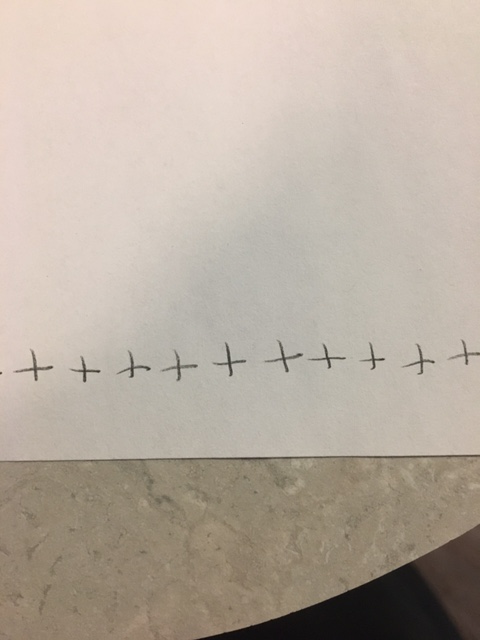
#> input picture EquationSolver/IMG_8134.JPG, 480 x 640 px, given in place of out.png, which was not available
$ python image_preprocessor.py out.png
#> lines starting #> are read from the running program, lines starting #| are printed output that depends on the picture; after the words box and inside, x2 and y2 are one past the last pixel; in counts of white or black regions, pixels touching at a corner belong together; pictures that were not available may be replaced by others from this repository, and a replacement may not be noted
### EquationSolver/utilities.py
import os

import cv2 as cv
import matplotlib.pyplot as plt
import numpy as np
from sklearn.utils import shuffle
from tensorflow import keras


# [89 lines left out: functions generate_neural_network, load_dataset, normalize_pixels, generate_model, not called in this run]


def show(image):
    plt.imshow(image)
    plt.gray()
    plt.show()


# [2 lines that do not run on import are left out]

### EquationSolver/image_preprocessor.py
import sys

from utilities import show

import cv2 as cv
import numpy as np


def image_preprocessor(image_path):
#> called with image_path = 'out.png'
    print("Preprocessing image...")

    image = cv.imread(image_path, 0)
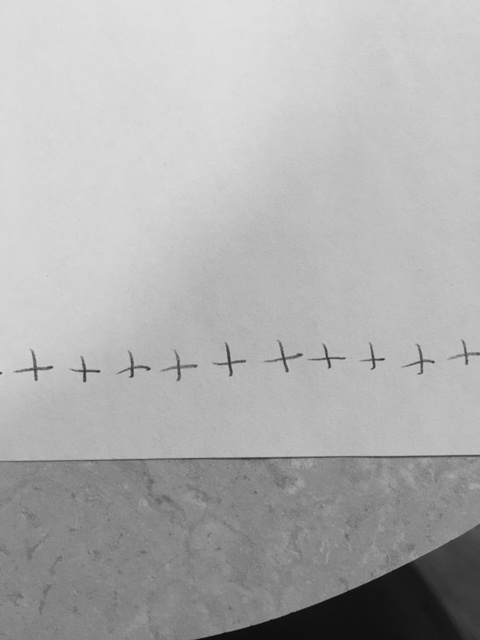
#> image: shape (640, 480); min 9, max 226, mean 174.8
    resized_image = resize_image(image)
    blurred_image = cv.medianBlur(resized_image, 3)

    # Black: 0, White: 255
    median = np.median(blurred_image)
#> median = 187
    maximum = np.max(blurred_image)
#> maximum = 225
    minimum = np.min(blurred_image)
#> minimum = 14

    text_color = "white" if abs(median - maximum) > abs(median - minimum) else "black"
#> text_color = 'black'

    if text_color == "white":
        blurred_image = np.bitwise_not(blurred_image)

    threshold = cv.adaptiveThreshold(blurred_image, 255, cv.ADAPTIVE_THRESH_GAUSSIAN_C, cv.THRESH_BINARY, 51, 30)
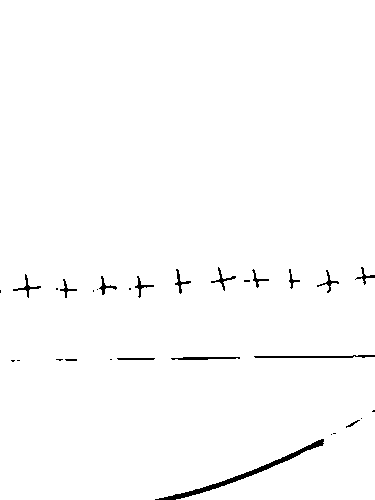
#> threshold: shape (500, 375); 98.8% white; 30 black regions (14 under 20 px), largest, box (x1, y1, x2, y2) and area: (155, 439, 324, 500) 816, (254, 355, 375, 358) 241, (171, 357, 240, 360) 157
    threshold = np.bitwise_not(threshold)

    return threshold


def resize_image(image):
    height, width = image.shape[0], image.shape[1]

    target_height = 500
    scaling_factor = target_height / height

    adjusted_height = int(scaling_factor * height)
    adjusted_width = int(scaling_factor * width)

    resized_image = cv.resize(image, (adjusted_width, adjusted_height))

    return resized_image


if __name__ == "__main__":
    output = image_preprocessor(sys.argv[1])
    show(output)

$ run again, on EquationSolver/IMG_8136.JPG
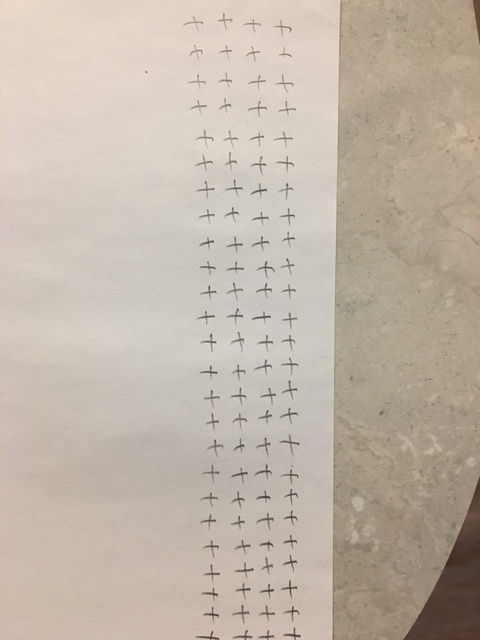
#> input picture EquationSolver/IMG_8136.JPG, 480 x 640 px, given in place of out.png, which was not available
#> in image_preprocessor, `image = cv.imread(image_path, 0)`:
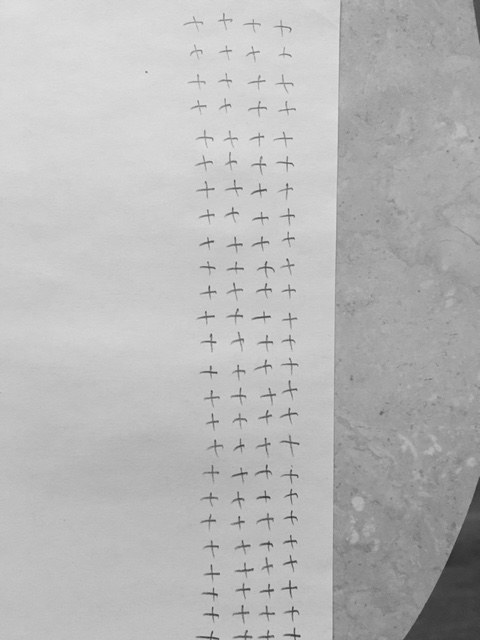
#> image: shape (640, 480); min 43, max 225, mean 183.7
#> median = 189
#> maximum = 222
#> minimum = 50
#> text_color = 'black'
#> in image_preprocessor, `threshold = cv.adaptiveThreshold(blurred_image, 255, cv.ADAPTIVE_THRES..`:
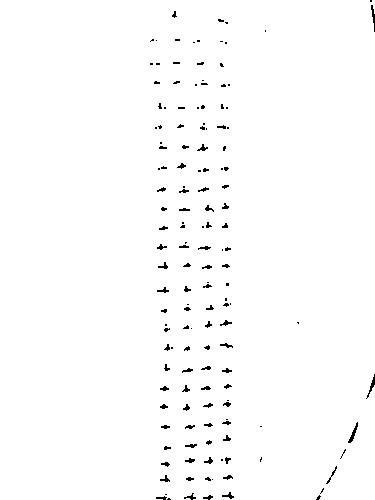
#> threshold: shape (500, 375); 98.7% white; black in thin lines or dots, all inside (x1, y1, x2, y2) = (150, 0, 375, 500)

$ run again, on EquationSolver/IMG_8137.JPG
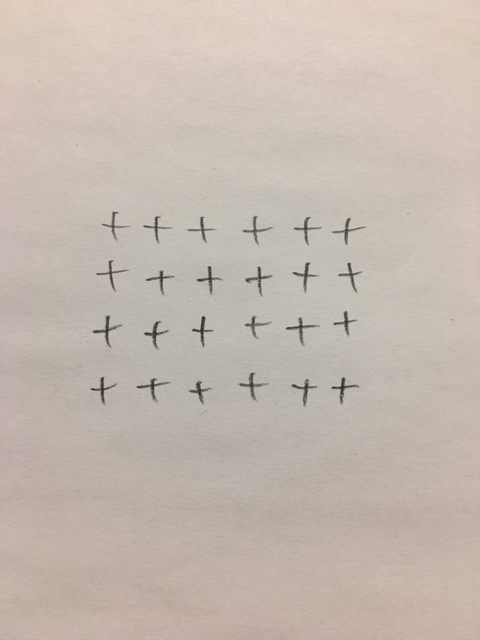
#> input picture EquationSolver/IMG_8137.JPG, 480 x 640 px, given in place of out.png, which was not available
#> median = 186
#> maximum = 215
#> minimum = 59
#> text_color = 'black'
#> in image_preprocessor, `threshold = cv.adaptiveThreshold(blurred_image, 255, cv.ADAPTIVE_THRES..`:
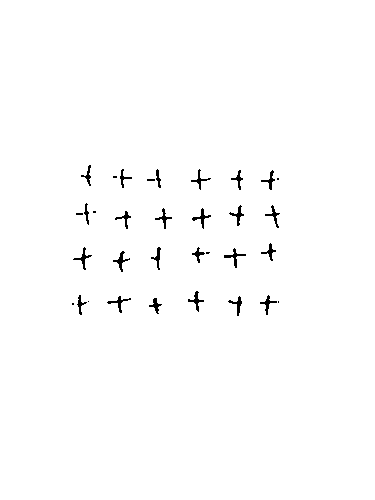
#> threshold: shape (500, 375); 99% white; black in thin lines or dots, all inside (x1, y1, x2, y2) = (72, 165, 280, 316)
